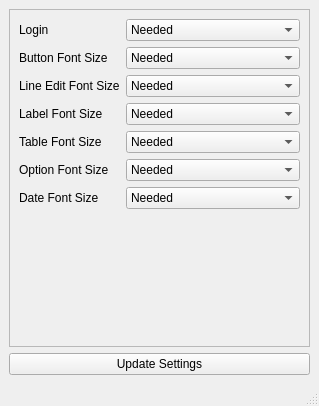
<?xml version="1.0" encoding="UTF-8"?>
<ui version="4.0">
 <class>frmsettings</class>
 <widget class="QMainWindow" name="frmsettings">
  <property name="geometry">
   <rect>
    <x>0</x>
    <y>0</y>
    <width>319</width>
    <height>406</height>
   </rect>
  </property>
  <property name="windowTitle">
   <string>MainWindow</string>
  </property>
  <widget class="QWidget" name="centralwidget">
   <layout class="QVBoxLayout" name="verticalLayout">
    <item>
     <widget class="QScrollArea" name="scrlArea">
      <property name="verticalScrollBarPolicy">
       <enum>Qt::ScrollBarAlwaysOff</enum>
      </property>
      <property name="horizontalScrollBarPolicy">
       <enum>Qt::ScrollBarAlwaysOff</enum>
      </property>
      <property name="widgetResizable">
       <bool>true</bool>
      </property>
      <widget class="QWidget" name="scrollAreaWidgetContents">
       <property name="geometry">
        <rect>
         <x>0</x>
         <y>0</y>
         <width>299</width>
         <height>316</height>
        </rect>
       </property>
       <layout class="QFormLayout" name="formLayout">
        <item row="0" column="0">
         <widget class="QLabel" name="label_2">
          <property name="text">
           <string>Login</string>
          </property>
         </widget>
        </item>
        <item row="0" column="1">
         <widget class="QComboBox" name="comboBox_2">
          <item>
           <property name="text">
            <string>Needed</string>
           </property>
          </item>
          <item>
           <property name="text">
            <string>Not Needed</string>
           </property>
          </item>
         </widget>
        </item>
        <item row="1" column="0">
         <widget class="QLabel" name="label_3">
          <property name="text">
           <string>Button Font Size</string>
          </property>
         </widget>
        </item>
        <item row="1" column="1">
         <widget class="QComboBox" name="comboBox_3">
          <item>
           <property name="text">
            <string>Needed</string>
           </property>
          </item>
          <item>
           <property name="text">
            <string>Not Needed</string>
           </property>
          </item>
         </widget>
        </item>
        <item row="2" column="0">
         <widget class="QLabel" name="label_4">
          <property name="text">
           <string>Line Edit Font Size</string>
          </property>
         </widget>
        </item>
        <item row="2" column="1">
         <widget class="QComboBox" name="comboBox_4">
          <item>
           <property name="text">
            <string>Needed</string>
           </property>
          </item>
          <item>
           <property name="text">
            <string>Not Needed</string>
           </property>
          </item>
         </widget>
        </item>
        <item row="3" column="0">
         <widget class="QLabel" name="label_5">
          <property name="text">
           <string>Label Font Size</string>
          </property>
         </widget>
        </item>
        <item row="3" column="1">
         <widget class="QComboBox" name="comboBox_5">
          <item>
           <property name="text">
            <string>Needed</string>
           </property>
          </item>
          <item>
           <property name="text">
            <string>Not Needed</string>
           </property>
          </item>
         </widget>
        </item>
        <item row="4" column="0">
         <widget class="QLabel" name="label">
          <property name="text">
           <string>Table Font Size</string>
          </property>
         </widget>
        </item>
        <item row="4" column="1">
         <widget class="QComboBox" name="comboBox">
          <item>
           <property name="text">
            <string>Needed</string>
           </property>
          </item>
          <item>
           <property name="text">
            <string>Not Needed</string>
           </property>
          </item>
         </widget>
        </item>
        <item row="5" column="0">
         <widget class="QLabel" name="label_6">
          <property name="text">
           <string>Option Font Size</string>
          </property>
         </widget>
        </item>
        <item row="5" column="1">
         <widget class="QComboBox" name="comboBox_6">
          <item>
           <property name="text">
            <string>Needed</string>
           </property>
          </item>
          <item>
           <property name="text">
            <string>Not Needed</string>
           </property>
          </item>
         </widget>
        </item>
        <item row="6" column="1">
         <widget class="QComboBox" name="comboBox_7">
          <item>
           <property name="text">
            <string>Needed</string>
           </property>
          </item>
          <item>
           <property name="text">
            <string>Not Needed</string>
           </property>
          </item>
         </widget>
        </item>
        <item row="6" column="0">
         <widget class="QLabel" name="label_7">
          <property name="text">
           <string>Date Font Size</string>
          </property>
         </widget>
        </item>
       </layout>
      </widget>
     </widget>
    </item>
    <item>
     <widget class="QPushButton" name="cmdUpdate">
      <property name="text">
       <string>Update Settings</string>
      </property>
     </widget>
    </item>
   </layout>
  </widget>
  <widget class="QMenuBar" name="menubar">
   <property name="geometry">
    <rect>
     <x>0</x>
     <y>0</y>
     <width>319</width>
     <height>21</height>
    </rect>
   </property>
  </widget>
  <widget class="QStatusBar" name="statusbar"/>
 </widget>
 <resources/>
 <connections/>
</ui>
